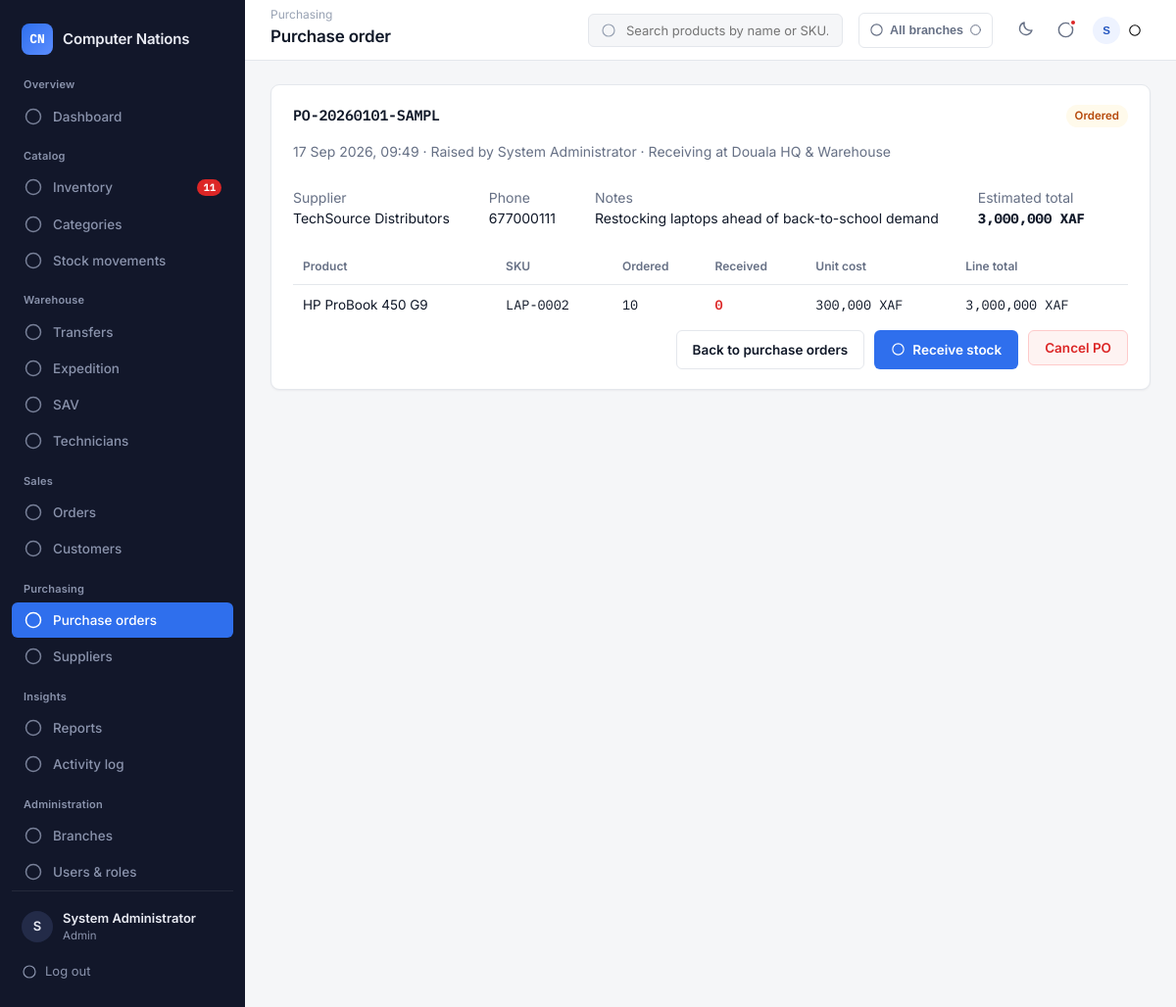
The app's page /modules/purchasing/view.php?id=1 (signed in) with its own data.
### tables this page shows
CREATE TABLE purchase_orders (
    id INT AUTO_INCREMENT PRIMARY KEY,
    po_number VARCHAR(30) NOT NULL UNIQUE,
    branch_id INT NOT NULL,                 
    supplier_id INT NOT NULL,
    user_id INT NOT NULL,                   
    status ENUM('draft','ordered','partially_received','received','cancelled') NOT NULL DEFAULT 'draft',
    notes VARCHAR(255) DEFAULT NULL,
    received_by INT DEFAULT NULL,           
    cancelled_by INT DEFAULT NULL,
    created_at TIMESTAMP DEFAULT CURRENT_TIMESTAMP,
    received_at DATETIME DEFAULT NULL,
    FOREIGN KEY (branch_id) REFERENCES branches(id),
    FOREIGN KEY (supplier_id) REFERENCES suppliers(id),
    FOREIGN KEY (user_id) REFERENCES users(id)
);

CREATE TABLE users (
    id INT AUTO_INCREMENT PRIMARY KEY,
    full_name VARCHAR(100) NOT NULL,
    username VARCHAR(50) NOT NULL UNIQUE,
    email VARCHAR(120) NOT NULL UNIQUE,
    phone VARCHAR(30) DEFAULT NULL,
    password VARCHAR(255) NOT NULL,         
    role_id INT NOT NULL,
    branch_id INT DEFAULT NULL,
    avatar VARCHAR(255) DEFAULT NULL,
    status ENUM('active','suspended') NOT NULL DEFAULT 'active',
    reset_token_hash VARCHAR(255) DEFAULT NULL,    
    reset_token_expires DATETIME DEFAULT NULL,
    last_login DATETIME DEFAULT NULL,
    created_at TIMESTAMP DEFAULT CURRENT_TIMESTAMP,
    FOREIGN KEY (role_id) REFERENCES roles(id),
    FOREIGN KEY (branch_id) REFERENCES branches(id) ON DELETE SET NULL
);

CREATE TABLE branches (
    id INT AUTO_INCREMENT PRIMARY KEY,
    name VARCHAR(100) NOT NULL,
    town_id INT NOT NULL,
    address VARCHAR(255) DEFAULT NULL,
    phone VARCHAR(30) DEFAULT NULL,
    is_active TINYINT(1) NOT NULL DEFAULT 1,
    created_by INT DEFAULT NULL,
    created_at TIMESTAMP DEFAULT CURRENT_TIMESTAMP,
    FOREIGN KEY (town_id) REFERENCES towns(id)
);

CREATE TABLE suppliers (
    id INT AUTO_INCREMENT PRIMARY KEY,
    name VARCHAR(120) NOT NULL,
    contact_person VARCHAR(100) DEFAULT NULL,
    phone VARCHAR(30) DEFAULT NULL,
    email VARCHAR(120) DEFAULT NULL,
    address VARCHAR(255) DEFAULT NULL,
    created_by INT DEFAULT NULL,
    created_at TIMESTAMP DEFAULT CURRENT_TIMESTAMP
);

CREATE TABLE purchase_order_items (
    id INT AUTO_INCREMENT PRIMARY KEY,
    po_id INT NOT NULL,
    product_id INT NOT NULL,
    quantity_ordered INT NOT NULL,
    quantity_received INT NOT NULL DEFAULT 0,
    unit_cost DECIMAL(12,2) NOT NULL,
    FOREIGN KEY (po_id) REFERENCES purchase_orders(id) ON DELETE CASCADE,
    FOREIGN KEY (product_id) REFERENCES products(id)
);

CREATE TABLE products (
    id INT AUTO_INCREMENT PRIMARY KEY,
    sku VARCHAR(40) NOT NULL UNIQUE,
    name VARCHAR(150) NOT NULL,
    category_id INT DEFAULT NULL,
    supplier_id INT DEFAULT NULL,
    cost_price DECIMAL(12,2) NOT NULL DEFAULT 0,
    selling_price DECIMAL(12,2) NOT NULL DEFAULT 0,
    default_reorder_level INT NOT NULL DEFAULT 5,
    image VARCHAR(255) DEFAULT NULL,
    status ENUM('active','discontinued') NOT NULL DEFAULT 'active',
    created_by INT DEFAULT NULL,
    created_at TIMESTAMP DEFAULT CURRENT_TIMESTAMP,
    updated_at TIMESTAMP DEFAULT CURRENT_TIMESTAMP ON UPDATE CURRENT_TIMESTAMP,
    FOREIGN KEY (category_id) REFERENCES categories(id) ON DELETE SET NULL,
    FOREIGN KEY (supplier_id) REFERENCES suppliers(id) ON DELETE SET NULL
);

### modules/purchasing/view.php (the view, shortened to what the rows shown need)
<?php
require_once __DIR__ . '/../../config/config.php';
$pageTitle = 'Purchase order';
$id = (int)($_GET['id'] ?? 0);
$stmt = $pdo->prepare(
    "SELECT po.*, s.name AS supplier_name, s.phone AS supplier_phone, s.email AS supplier_email,
            u.full_name AS staff_name, b.name AS branch_name, ru.full_name AS receiver_name, cu.full_name AS canceller_name
     FROM purchase_orders po
     JOIN suppliers s ON s.id = po.supplier_id
     JOIN users u ON u.id = po.user_id
     JOIN branches b ON b.id = po.branch_id
     LEFT JOIN users ru ON ru.id = po.received_by
     LEFT JOIN users cu ON cu.id = po.cancelled_by
     WHERE po.id = ?"
);
$stmt->execute([$id]);
$po = $stmt->fetch();
$items = $pdo->prepare(
    "SELECT poi.*, p.name AS product_name, p.sku
     FROM purchase_order_items poi JOIN products p ON p.id = poi.product_id
     WHERE poi.po_id = ?"
);
$items->execute([$id]);
$items = $items->fetchAll();
$totalCost = array_sum(array_map(fn($i) => $i['quantity_ordered'] * $i['unit_cost'], $items));
require_once __DIR__ . '/../../includes/header.php';
?>
<section class="panel panel-wide">
  <div class="detail-header">
    <div>
      <h2 class="mono"><?= clean($po['po_number']) ?></h2>
      <p class="muted"><?= date('d M Y, H:i', strtotime($po['created_at'])) ?> · Raised by <?= clean($po['staff_name']) ?> · Receiving at <?= clean($po['branch_name']) ?></p>
    </div>
    <span class="badge badge-<?= clean($po['status']) ?>"><?= clean(str_replace('_', ' ', $po['status'])) ?></span>
  </div>
  <div class="detail-grid">
    <div><span class="muted">Supplier</span><br><?= clean($po['supplier_name']) ?></div>
    <?php if ($po['supplier_phone']): ?><div><span class="muted">Phone</span><br><?= clean($po['supplier_phone']) ?></div><?php endif; ?>
    <?php if ($po['notes']): ?><div><span class="muted">Notes</span><br><?= clean($po['notes']) ?></div><?php endif; ?>
    <div><span class="muted">Estimated total</span><br><strong class="mono"><?= formatMoney($totalCost) ?></strong></div>
  </div>
  <div class="data-table-wrap">
  <table class="data-table">
    <thead><tr><th>Product</th><th>SKU</th><th>Ordered</th><th>Received</th><th>Unit cost</th><th>Line total</th></tr></thead>
    <tbody>
      <?php foreach ($items as $item): ?>
      <tr>
        <td><?= clean($item['product_name']) ?></td>
        <td class="mono"><?= clean($item['sku']) ?></td>
        <td class="mono"><?= (int)$item['quantity_ordered'] ?></td>
        <td class="mono <?= $item['quantity_received'] < $item['quantity_ordered'] ? 'num-danger' : '' ?>"><?= (int)$item['quantity_received'] ?></td>
        <td class="mono"><?= formatMoney($item['unit_cost']) ?></td>
        <td class="mono"><?= formatMoney($item['quantity_ordered'] * $item['unit_cost']) ?></td>
      </tr>
      <?php endforeach; ?>
    </tbody>
  </table>
  </div>
</section>
<?php require_once __DIR__ . '/../../includes/footer.php'; ?>

### includes/header.php (shortened to what the rows shown need)
<?php
require_once __DIR__ . '/icons.php';
$user = currentUser();
?>
<!DOCTYPE html>
<html lang="en">
<head>
<link rel="stylesheet" href="<?= BASE_URL ?>assets/css/style.css">
</head>
<body>
<div class="app-shell">
  <aside class="sidebar" id="sidebar">
    <div class="sidebar-footer">
      <div class="user-chip">
        <div class="user-avatar"><?= strtoupper(substr($user['full_name'], 0, 1)) ?></div>
        <div>
          <div class="user-name"><?= clean($user['full_name']) ?></div>
          <div class="user-role"><?= clean($user['role_name']) ?></div>
        </div>
      </div>
    </div>
  </aside>
  <div class="main-area">
    <header class="topbar">
      <div class="page-title-wrap">
        <h1 class="page-title"><?= isset($pageTitle) ? clean($pageTitle) : 'Dashboard' ?></h1>
      </div>
      <div class="topbar-actions">
        <div class="dropdown">
          <button type="button" class="user-menu-trigger dropdown-trigger">
            <div class="user-avatar"><?= strtoupper(substr($user['full_name'], 0, 1)) ?></div>
            <?= icon('chevron', 14) ?>
          </button>
        </div>
      </div>
    </header>
    <main class="content">

### records on screen
purchase_orders: user.full_name "S", user.full_name "System Administrator", po_number "PO-20260101-SAMPL", created_at "17 Sep 2026, 09:49", branch.name "Douala HQ & Warehouse", status "Ordered", supplier.name "TechSource Distributors", supplier.phone "677000111", notes "Restocking laptops ahead of back-to-school demand"
purchase_order_items: formatMoney($totalCost) "3,000,000 XAF", product.name "HP ProBook 450 G9", product.sku "LAP-0002", quantity_ordered "10", quantity_received "0", unit_cost "300,000 XAF", formatMoney($item['quantity_ordered'] * $item['unit_cost']) "3,000,000 XAF"

### other values on screen
$notifCount "11"
$user['role_name'] "Admin"
str_replace('-', ' ', $currentDir) "Purchasing"
$pageTitle "Purchase order"
getBranchLabel($activeBranchId, $pdo) "All branches"
